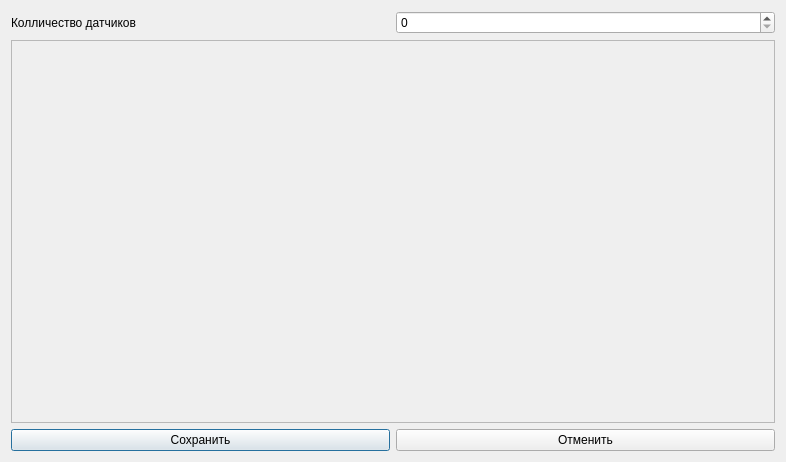
<?xml version="1.0" encoding="UTF-8"?>
<ui version="4.0">
 <class>SetSencWind</class>
 <widget class="QDialog" name="SetSencWind">
  <property name="geometry">
   <rect>
    <x>0</x>
    <y>0</y>
    <width>786</width>
    <height>462</height>
   </rect>
  </property>
  <property name="windowTitle">
   <string>Dialog</string>
  </property>
  <layout class="QVBoxLayout" name="verticalLayout">
   <item>
    <layout class="QHBoxLayout" name="horizontalLayout_2">
     <item>
      <widget class="QLabel" name="label">
       <property name="text">
        <string>Колличество датчиков</string>
       </property>
      </widget>
     </item>
     <item>
      <widget class="QSpinBox" name="numSencor">
       <property name="value">
        <number>0</number>
       </property>
      </widget>
     </item>
    </layout>
   </item>
   <item>
    <widget class="QScrollArea" name="scrollArea">
     <property name="widgetResizable">
      <bool>true</bool>
     </property>
     <widget class="QWidget" name="scrollAreaWidgetContents">
      <property name="geometry">
       <rect>
        <x>0</x>
        <y>0</y>
        <width>762</width>
        <height>365</height>
       </rect>
      </property>
      <layout class="QVBoxLayout" name="verticalLayout_3">
       <item>
        <layout class="QVBoxLayout" name="mainLayout">
         <item>
          <spacer name="verticalSpacer">
           <property name="orientation">
            <enum>Qt::Orientation::Vertical</enum>
           </property>
           <property name="sizeHint" stdset="0">
            <size>
             <width>20</width>
             <height>40</height>
            </size>
           </property>
          </spacer>
         </item>
        </layout>
       </item>
      </layout>
     </widget>
    </widget>
   </item>
   <item>
    <layout class="QHBoxLayout" name="horizontalLayout">
     <item>
      <widget class="QPushButton" name="saveButton">
       <property name="text">
        <string>Сохранить</string>
       </property>
      </widget>
     </item>
     <item>
      <widget class="QPushButton" name="pushButton_2">
       <property name="text">
        <string>Отменить</string>
       </property>
      </widget>
     </item>
    </layout>
   </item>
  </layout>
 </widget>
 <resources/>
 <connections/>
</ui>
